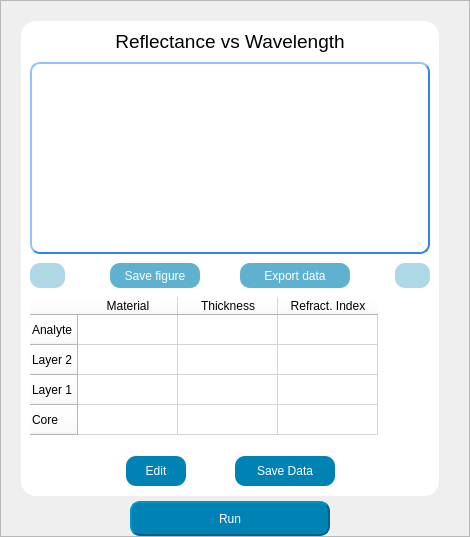
            <widget class="QFrame" name="graphics_frame">
             <property name="sizePolicy">
              <sizepolicy hsizetype="Expanding" vsizetype="Preferred">
               <horstretch>0</horstretch>
               <verstretch>0</verstretch>
              </sizepolicy>
             </property>
             <property name="styleSheet">
              <string notr="true"/>
             </property>
             <property name="frameShape">
              <enum>QFrame::StyledPanel</enum>
             </property>
             <property name="frameShadow">
              <enum>QFrame::Raised</enum>
             </property>
             <layout class="QVBoxLayout" name="verticalLayout_35">
              <property name="spacing">
               <number>5</number>
              </property>
              <property name="leftMargin">
               <number>20</number>
              </property>
              <property name="topMargin">
               <number>20</number>
              </property>
              <property name="rightMargin">
               <number>30</number>
              </property>
              <property name="bottomMargin">
               <number>0</number>
              </property>
              <item>
               <widget class="QFrame" name="grafico1_4">
                <property name="styleSheet">
                 <string notr="true">background-color: rgb(255, 255, 255);
border-radius:15px;</string>
                </property>
                <property name="frameShape">
                 <enum>QFrame::StyledPanel</enum>
                </property>
                <property name="frameShadow">
                 <enum>QFrame::Raised</enum>
                </property>
                <layout class="QVBoxLayout" name="verticalLayout_36">
                 <property name="spacing">
                  <number>9</number>
                 </property>
                 <property name="leftMargin">
                  <number>9</number>
                 </property>
                 <property name="rightMargin">
                  <number>9</number>
                 </property>
                 <property name="bottomMargin">
                  <number>10</number>
                 </property>
                 <item>
                  <widget class="QLabel" name="title_graphs_fiber">
                   <property name="font">
                    <font>
                     <family>Ubuntu</family>
                     <pointsize>14</pointsize>
                     <italic>false</italic>
                     <bold>false</bold>
                    </font>
                   </property>
                   <property name="styleSheet">
                    <string notr="true">background: transparent;
font: 500 14pt &quot;Ubuntu&quot;;</string>
                   </property>
                   <property name="text">
                    <string>&lt;html&gt;&lt;head/&gt;&lt;body&gt;&lt;p&gt;&lt;span style=&quot; color:#000000;&quot;&gt;Reflectance vs Wavelength&lt;/span&gt;&lt;/p&gt;&lt;/body&gt;&lt;/html&gt;</string>
                   </property>
                   <property name="alignment">
                    <set>Qt::AlignCenter</set>
                   </property>
                  </widget>
                 </item>
                 <item>
                  <widget class="QGraphicsView" name="graphicsView_fiber">
                   <property name="sizePolicy">
                    <sizepolicy hsizetype="Preferred" vsizetype="Expanding">
                     <horstretch>0</horstretch>
                     <verstretch>0</verstretch>
                    </sizepolicy>
                   </property>
                   <property name="styleSheet">
                    <string notr="true">
	border-style: outset;
border-color: rgb(53, 132, 228);
	border-width: 2px;
	border-radius:10px;</string>
                   </property>
                  </widget>
                 </item>
                 <item>
                  <layout class="QHBoxLayout" name="horizontalLayout_53">
                   <property name="spacing">
                    <number>0</number>
                   </property>
                   <item>
                    <widget class="QPushButton" name="btn_prev_graph_4">
                     <property name="sizePolicy">
                      <sizepolicy hsizetype="Minimum" vsizetype="Preferred">
                       <horstretch>0</horstretch>
                       <verstretch>0</verstretch>
                      </sizepolicy>
                     </property>
                     <property name="minimumSize">
                      <size>
                       <width>35</width>
                       <height>25</height>
                      </size>
                     </property>
                     <property name="maximumSize">
                      <size>
                       <width>45</width>
                       <height>35</height>
                      </size>
                     </property>
                     <property name="styleSheet">
                      <string notr="true">QPushButton{
	color: rgb(255, 255,255);
	background-color: rgba(0, 130, 180, 80);
	border-color: rgba(0, 100, 130,80);
	border-width: 3px;
	border-radius:10px;
}

QPushButton:hover{
	background-color: rgb(0, 130, 180);
	width: 40;
	height: 35;
}</string>
                     </property>
                     <property name="text">
                      <string/>
                     </property>
                     <property name="icon">
                      <iconset resource="icons_.qrc">
                       <normaloff>:/icons/icons/simbolo-de-setas-duplas-para-a-esquerda.png</normaloff>:/icons/icons/simbolo-de-setas-duplas-para-a-esquerda.png</iconset>
                     </property>
                    </widget>
                   </item>
                   <item>
                    <spacer name="horizontalSpacer_98">
                     <property name="orientation">
                      <enum>Qt::Horizontal</enum>
                     </property>
                     <property name="sizeHint" stdset="0">
                      <size>
                       <width>14</width>
                       <height>17</height>
                      </size>
                     </property>
                    </spacer>
                   </item>
                   <item>
                    <widget class="QPushButton" name="btn_save_graph_4">
                     <property name="minimumSize">
                      <size>
                       <width>90</width>
                       <height>25</height>
                      </size>
                     </property>
                     <property name="maximumSize">
                      <size>
                       <width>120</width>
                       <height>25</height>
                      </size>
                     </property>
                     <property name="styleSheet">
                      <string notr="true">QPushButton{
font: 400 11pt &quot;Ubuntu&quot;;
	color: rgb(255, 255,255);
	background-color: rgba(0, 130, 180,160);
	border-color: rgba(0, 100, 130,160);
	border-width: 2px;
	border-radius:10px;
}

QPushButton:hover{
	background-color: rgb(0, 130, 180);
	width: 40;
	height: 35;
}</string>
                     </property>
                     <property name="text">
                      <string>Save figure</string>
                     </property>
                    </widget>
                   </item>
                   <item>
                    <spacer name="horizontalSpacer_99">
                     <property name="orientation">
                      <enum>Qt::Horizontal</enum>
                     </property>
                     <property name="sizeType">
                      <enum>QSizePolicy::Fixed</enum>
                     </property>
                     <property name="sizeHint" stdset="0">
                      <size>
                       <width>40</width>
                       <height>0</height>
                      </size>
                     </property>
                    </spacer>
                   </item>
                   <item>
                    <widget class="QPushButton" name="btn_export_data_4">
                     <property name="minimumSize">
                      <size>
                       <width>110</width>
                       <height>25</height>
                      </size>
                     </property>
                     <property name="maximumSize">
                      <size>
                       <width>120</width>
                       <height>25</height>
                      </size>
                     </property>
                     <property name="styleSheet">
                      <string notr="true">QPushButton{
	font: 400 11pt &quot;Ubuntu&quot;;
	color: rgb(255, 255,255);
		background-color: rgba(0, 130, 180,160);
	border-color: rgba(0, 100, 130,160);
	border-width: 2px;
	border-radius:10px;
}

QPushButton:hover{
	background-color: rgb(0, 130, 180);
	width: 40;
	height: 35;
}</string>
                     </property>
                     <property name="text">
                      <string>Export data</string>
                     </property>
                    </widget>
                   </item>
                   <item>
                    <spacer name="horizontalSpacer_100">
                     <property name="orientation">
                      <enum>Qt::Horizontal</enum>
                     </property>
                     <property name="sizeHint" stdset="0">
                      <size>
                       <width>14</width>
                       <height>17</height>
                      </size>
                     </property>
                    </spacer>
                   </item>
                   <item>
                    <widget class="QPushButton" name="btn_next_graph_4">
                     <property name="sizePolicy">
                      <sizepolicy hsizetype="Minimum" vsizetype="Preferred">
                       <horstretch>0</horstretch>
                       <verstretch>0</verstretch>
                      </sizepolicy>
                     </property>
                     <property name="minimumSize">
                      <size>
                       <width>35</width>
                       <height>25</height>
                      </size>
                     </property>
                     <property name="maximumSize">
                      <size>
                       <width>45</width>
                       <height>35</height>
                      </size>
                     </property>
                     <property name="layoutDirection">
                      <enum>Qt::RightToLeft</enum>
                     </property>
                     <property name="styleSheet">
                      <string notr="true">QPushButton{
	color: rgb(255, 255,255);
	background-color: rgba(0, 130, 180, 80);
	border-color: rgba(0, 100, 130,80);
	border-width: 2px;
	border-radius:10px;
}

QPushButton:hover{
	background-color: rgb(0, 130, 180);
	width: 40;
	height: 35;
}</string>
                     </property>
                     <property name="text">
                      <string/>
                     </property>
                     <property name="icon">
                      <iconset resource="icons_.qrc">
                       <normaloff>:/icons/icons/simbolo-de-setas-duplas-para-a-direita-para-avancar.png</normaloff>:/icons/icons/simbolo-de-setas-duplas-para-a-direita-para-avancar.png</iconset>
                     </property>
                    </widget>
                   </item>
                  </layout>
                 </item>
                 <item alignment="Qt::AlignHCenter|Qt::AlignVCenter">
                  <widget class="QTableWidget" name="tableWidget_fiber">
                   <property name="sizePolicy">
                    <sizepolicy hsizetype="Expanding" vsizetype="Fixed">
                     <horstretch>0</horstretch>
                     <verstretch>0</verstretch>
                    </sizepolicy>
                   </property>
                   <property name="minimumSize">
                    <size>
                     <width>400</width>
                     <height>150</height>
                    </size>
                   </property>
                   <property name="maximumSize">
                    <size>
                     <width>550</width>
                     <height>150</height>
                    </size>
                   </property>
                   <property name="styleSheet">
                    <string notr="true">font: 700 10pt &quot;Ubuntu&quot;;</string>
                   </property>
                   <property name="sizeAdjustPolicy">
                    <enum>QAbstractScrollArea::AdjustToContents</enum>
                   </property>
                   <property name="editTriggers">
                    <set>QAbstractItemView::NoEditTriggers</set>
                   </property>
                   <property name="verticalScrollMode">
                    <enum>QAbstractItemView::ScrollPerPixel</enum>
                   </property>
                   <property name="horizontalScrollMode">
                    <enum>QAbstractItemView::ScrollPerPixel</enum>
                   </property>
                   <property name="wordWrap">
                    <bool>true</bool>
                   </property>
                   <attribute name="horizontalHeaderStretchLastSection">
                    <bool>false</bool>
                   </attribute>
                   <row>
                    <property name="text">
                     <string>Analyte</string>
                    </property>
                   </row>
                   <row>
                    <property name="text">
                     <string>Layer 2</string>
                    </property>
                   </row>
                   <row>
                    <property name="text">
                     <string>Layer 1</string>
                    </property>
                   </row>
                   <row>
                    <property name="text">
                     <string>Core</string>
                    </property>
                   </row>
                   <column>
                    <property name="text">
                     <string>Material</string>
                    </property>
                   </column>
                   <column>
                    <property name="text">
                     <string>Thickness</string>
                    </property>
                   </column>
                   <column>
                    <property name="text">
                     <string>Refract. Index</string>
                    </property>
                   </column>
                  </widget>
                 </item>
                 <item>
                  <layout class="QHBoxLayout" name="horizontalLayout_54">
                   <item>
                    <spacer name="horizontalSpacer_101">
                     <property name="orientation">
                      <enum>Qt::Horizontal</enum>
                     </property>
                     <property name="sizeHint" stdset="0">
                      <size>
                       <width>40</width>
                       <height>20</height>
                      </size>
                     </property>
                    </spacer>
                   </item>
                   <item>
                    <widget class="QPushButton" name="btn_edit_layers_3">
                     <property name="sizePolicy">
                      <sizepolicy hsizetype="Minimum" vsizetype="Preferred">
                       <horstretch>0</horstretch>
                       <verstretch>0</verstretch>
                      </sizepolicy>
                     </property>
                     <property name="minimumSize">
                      <size>
                       <width>60</width>
                       <height>30</height>
                      </size>
                     </property>
                     <property name="styleSheet">
                      <string notr="true">QPushButton{
	font: 400 11pt &quot;Ubuntu&quot;;
	color: rgb(255, 255,255);
	background-color: rgb(0, 130, 180);
	border-color: rgb(0, 100, 130);
	border-width: 2px;
	border-radius:10px;
}

QPushButton:hover{
	background-color: rgb(200, 200, 70);
	border-color: rgb(0, 120, 40);
	width: 40;
	height: 35;
}</string>
                     </property>
                     <property name="text">
                      <string>Edit</string>
                     </property>
                    </widget>
                   </item>
                   <item>
                    <spacer name="horizontalSpacer_102">
                     <property name="orientation">
                      <enum>Qt::Horizontal</enum>
                     </property>
                     <property name="sizeType">
                      <enum>QSizePolicy::Fixed</enum>
                     </property>
                     <property name="sizeHint" stdset="0">
                      <size>
                       <width>40</width>
                       <height>20</height>
                      </size>
                     </property>
                    </spacer>
                   </item>
                   <item>
                    <widget class="QPushButton" name="btn_save_table_3">
                     <property name="sizePolicy">
                      <sizepolicy hsizetype="Minimum" vsizetype="Preferred">
                       <horstretch>0</horstretch>
                       <verstretch>0</verstretch>
                      </sizepolicy>
                     </property>
                     <property name="minimumSize">
                      <size>
                       <width>100</width>
                       <height>30</height>
                      </size>
                     </property>
                     <property name="styleSheet">
                      <string notr="true">QPushButton{
	font: 400 11pt &quot;Ubuntu&quot;;
	color: rgb(255, 255,255);
	background-color: rgb(0, 130, 180);
	border-color: rgb(0, 100, 130);
	border-width: 2px;
	border-radius:10px;
}

QPushButton:hover{
	background-color: rgb(00, 140, 70);
	border-color: rgb(0, 120, 40);
	width: 40;
	height: 35;
}</string>
                     </property>
                     <property name="text">
                      <string>Save Data</string>
                     </property>
                    </widget>
                   </item>
                   <item>
                    <spacer name="horizontalSpacer_103">
                     <property name="orientation">
                      <enum>Qt::Horizontal</enum>
                     </property>
                     <property name="sizeHint" stdset="0">
                      <size>
                       <width>40</width>
                       <height>20</height>
                      </size>
                     </property>
                    </spacer>
                   </item>
                  </layout>
                 </item>
                </layout>
               </widget>
              </item>
              <item>
               <layout class="QHBoxLayout" name="horizontalLayout_55">
                <property name="spacing">
                 <number>0</number>
                </property>
                <item>
                 <spacer name="horizontalSpacer_104">
                  <property name="orientation">
                   <enum>Qt::Horizontal</enum>
                  </property>
                  <property name="sizeHint" stdset="0">
                   <size>
                    <width>14</width>
                    <height>23</height>
                   </size>
                  </property>
                 </spacer>
                </item>
                <item>
                 <widget class="QPushButton" name="btn_run_4">
                  <property name="sizePolicy">
                   <sizepolicy hsizetype="Preferred" vsizetype="Preferred">
                    <horstretch>0</horstretch>
                    <verstretch>0</verstretch>
                   </sizepolicy>
                  </property>
                  <property name="minimumSize">
                   <size>
                    <width>200</width>
                    <height>35</height>
                   </size>
                  </property>
                  <property name="maximumSize">
                   <size>
                    <width>250</width>
                    <height>40</height>
                   </size>
                  </property>
                  <property name="styleSheet">
                   <string notr="true">QPushButton{
	
	font: 400 14pt &quot;Ubuntu&quot;;
	color: rgb(255, 255,255);
	background-color: rgb(0, 130, 180);
	border-color: rgb(0, 100, 130);
	border-style: outset;
	border-width: 2px;
	border-radius:10px;
}

QPushButton:hover{
	background-color: rgb(00, 140, 70);
	border-color: rgb(0, 120, 40);

}</string>
                  </property>
                  <property name="text">
                   <string>Run</string>
                  </property>
                  <property name="icon">
                   <iconset resource="icons_.qrc">
                    <normaloff>:/icons/icons/configuracoes.png</normaloff>:/icons/icons/configuracoes.png</iconset>
                  </property>
                  <property name="iconSize">
                   <size>
                    <width>20</width>
                    <height>20</height>
                   </size>
                  </property>
                 </widget>
                </item>
                <item>
                 <spacer name="horizontalSpacer_105">
                  <property name="orientation">
                   <enum>Qt::Horizontal</enum>
                  </property>
                  <property name="sizeHint" stdset="0">
                   <size>
                    <width>14</width>
                    <height>23</height>
                   </size>
                  </property>
                 </spacer>
                </item>
               </layout>
              </item>
             </layout>
            </widget>
